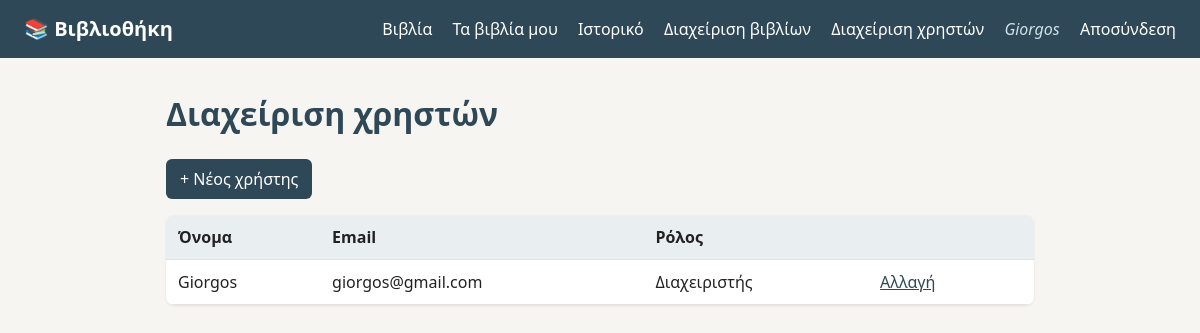
/admin/users (signed in), run on an earlier commit of the app's database.
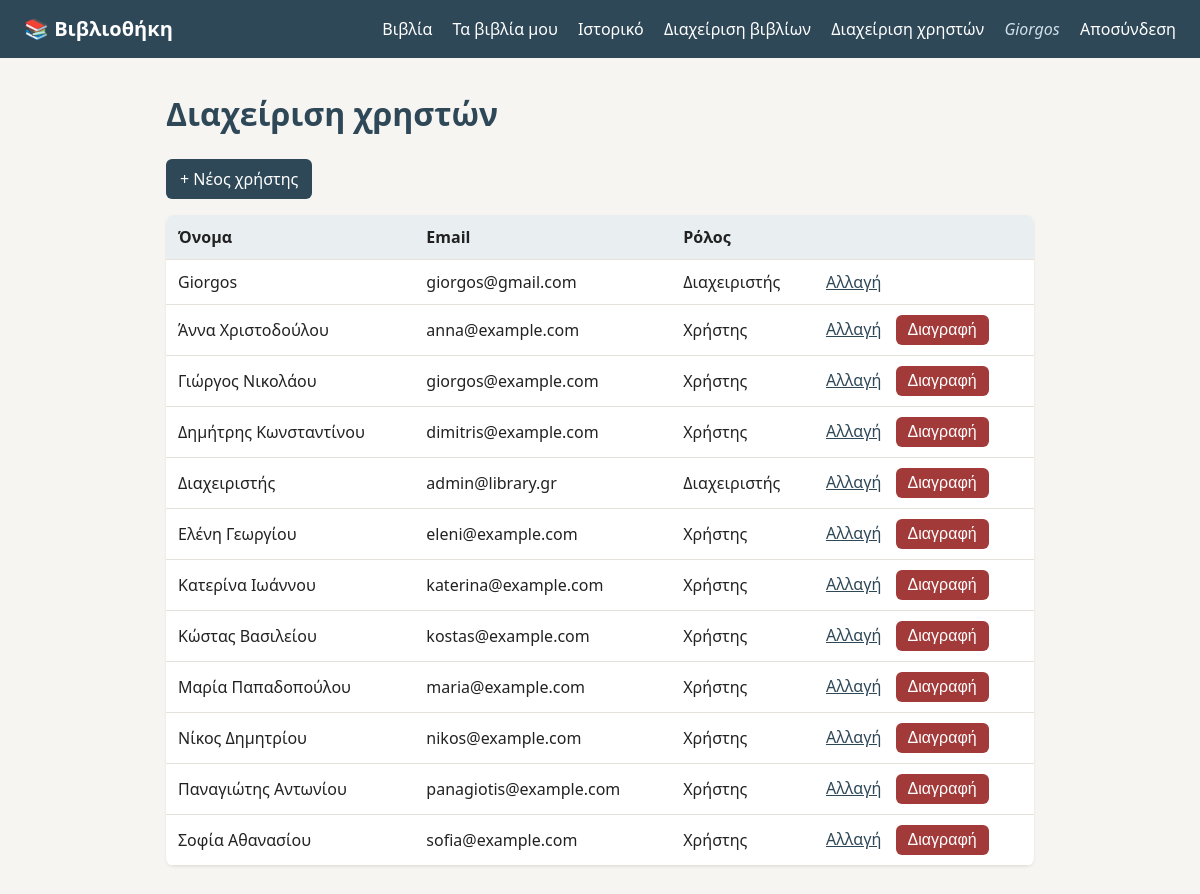
And on a later commit of the database.
### tables this page shows
CREATE TABLE users (
    id            INTEGER PRIMARY KEY AUTOINCREMENT,
    name          TEXT NOT NULL,
    email         TEXT NOT NULL UNIQUE,
    password_hash TEXT NOT NULL,
    role          TEXT NOT NULL DEFAULT 'user'
                  CHECK (role IN ('admin', 'user'))
);

### controllers/admin_controller.py (the view)
@admin.route("/users")
@admin_required
def users():
    all_users = current_app.user_service.list_all()
    return render_template("admin/users.html", users=all_users)

### controllers/auth_controller.py (called while the page is built)
@auth.before_app_request
def load_current_user():
    g.user = None
    user_id = session.get("user_id")
    if user_id is not None:
        try:
            g.user = current_app.user_service.get(user_id)
        except ServiceError:
            session.clear()

### dao/user_dao.py (called while the page is built)
    def get_by_id(self, user_id):
        conn = get_connection(self.db_path)
        row = conn.execute(
            "SELECT * FROM users WHERE id = ?", (user_id,)
        ).fetchone()
        conn.close()
        if row is None:
            return None
        return self._row_to_user(row)

    def get_all(self):
        conn = get_connection(self.db_path)
        rows = conn.execute("SELECT * FROM users ORDER BY name").fetchall()
        conn.close()
        return [self._row_to_user(row) for row in rows]

    def _row_to_user(self, row):
        return User(
            id=row["id"],
            name=row["name"],
            email=row["email"],
            password_hash=row["password_hash"],
            role=row["role"],
        )

### database.py (called while the page is built)
def get_connection(db_path=DB_PATH):
    conn = sqlite3.connect(db_path)
    conn.row_factory = sqlite3.Row
    conn.execute("PRAGMA foreign_keys = ON")
    return conn

### models/user.py (called while the page is built)
    def is_admin(self):
        return self.role == User.ROLE_ADMIN

### services/user_service.py (called while the page is built)
    def list_all(self):
        return self.user_dao.get_all()

    def get(self, user_id):
        user = self.user_dao.get_by_id(user_id)
        if user is None:
            raise ServiceError("Ο χρήστης δεν βρέθηκε.")
        return user

### templates/admin/users.html (shortened to what this page needs)
{% extends "base.html" %}
{% block content %}
    <h1>Διαχείριση χρηστών</h1>
    <p><a class="button-link" href="{{ url_for('admin.new_user') }}">+ Νέος χρήστης</a></p>
    <table>
        <thead>
            <tr>
                <th>Όνομα</th>
                <th>Email</th>
                <th>Ρόλος</th>
                <th></th>
            </tr>
        </thead>
        <tbody>
            {% for user in users %}
                <tr>
                    <td>{{ user.name }}</td>
                    <td>{{ user.email }}</td>
                    <td>{{ "Διαχειριστής" if user.is_admin() else "Χρήστης" }}</td>
                    <td class="actions">
                        <a href="{{ url_for('admin.edit_user', user_id=user.id) }}">Αλλαγή</a>
                        {% if user.id != g.user.id %}
                            <form method="post"
                                  action="{{ url_for('admin.delete_user', user_id=user.id) }}">
                                <button type="submit" class="danger">Διαγραφή</button>
                            </form>
                        {% endif %}
                    </td>
                </tr>
            {% endfor %}
        </tbody>
    </table>
{% endblock %}

### templates/base.html (shortened to what this page needs)
<!doctype html>
<html lang="el">
<head>
    <link rel="stylesheet" href="{{ url_for('static', filename='style.css') }}">
</head>
<body>
    <header>
        <a class="logo" href="{{ url_for('home') }}">📚 Βιβλιοθήκη</a>
        <nav>
            {% if g.user %}
                <a href="{{ url_for('user.books') }}">Βιβλία</a>
                <a href="{{ url_for('user.my_loans') }}">Τα βιβλία μου</a>
                <a href="{{ url_for('user.history') }}">Ιστορικό</a>
                {% if g.user.is_admin() %}
                    <a href="{{ url_for('admin.books') }}">Διαχείριση βιβλίων</a>
                    <a href="{{ url_for('admin.users') }}">Διαχείριση χρηστών</a>
                {% endif %}
                <span class="user-name">{{ g.user.name }}</span>
                <a href="{{ url_for('auth.logout') }}">Αποσύνδεση</a>
            {% else %}
                <a href="{{ url_for('auth.login') }}">Σύνδεση</a>
                <a href="{{ url_for('auth.register') }}">Εγγραφή</a>
            {% endif %}
        </nav>
    </header>
    <main>
        {% block content %}{% endblock %}
    </main>
</body>
</html>

### static/style.css (style rules this page uses)
:root { --primary: #2f4858; --primary-light: #3e5f74; --background: #f6f5f2; --card: #ffffff; --text: #222222; --muted: #6b6b6b; --border: #e5e2dc; --success-bg: #dff3e4; --success-text: #1d5e2f; --error-bg: #fbe3e3; --error-text: #8a1c1c; --danger: #a33a3a; --danger-light: #c04848; }
* { box-sizing: border-box; }
body { font-family: system-ui, sans-serif; margin: 0; background: var(--background); color: var(--text); line-height: 1.5; }
main { max-width: 900px; margin: 32px auto; padding: 0 16px; }
h1 { margin-top: 0; color: var(--primary); }
a { color: var(--primary); }
header { display: flex; flex-wrap: wrap; justify-content: space-between; align-items: center; gap: 8px; padding: 14px 24px; background: var(--primary); }
header a { color: white; text-decoration: none; margin-left: 16px; }
header .logo { font-weight: bold; font-size: 1.25em; margin-left: 0; }
header .user-name { color: #cfe0ea; margin-left: 16px; font-style: italic; }
form { display: flex; flex-direction: column; gap: 6px; max-width: 380px; }
button { margin-top: 16px; padding: 10px; border: none; border-radius: 6px; background: var(--primary); color: white; font-size: 1em; cursor: pointer; }
button.danger { background: var(--danger); }
.button-link { display: inline-block; padding: 8px 14px; border-radius: 6px; background: var(--primary); color: white; text-decoration: none; }
table { width: 100%; border-collapse: collapse; background: var(--card); border-radius: 8px; overflow: hidden; box-shadow: 0 1px 3px rgba(0, 0, 0, 0.08); }
th, td { text-align: left; padding: 10px 12px; border-bottom: 1px solid var(--border); }
th { background: #e9eef1; }
td form { display: inline; }
td button { margin-top: 0; padding: 6px 12px; }
td.actions { white-space: nowrap; }
td.actions a { margin-right: 10px; }

What changed in the data, as far as the page shows it:
added users: name "Άννα Χριστοδούλου", email "anna@example.com", value "Χρήστης"
added users: name "Γιώργος Νικολάου", email "giorgos@example.com", value "Χρήστης"
added users: name "Δημήτρης Κωνσταντίνου", email "dimitris@example.com", value "Χρήστης"
added users: name "Διαχειριστής", email "admin@library.gr"
added users: name "Ελένη Γεωργίου", email "eleni@example.com", value "Χρήστης"
added users: name "Κατερίνα Ιωάννου", email "katerina@example.com", value "Χρήστης"
added users: name "Κώστας Βασιλείου", email "kostas@example.com", value "Χρήστης"
added users: name "Μαρία Παπαδοπούλου", email "maria@example.com", value "Χρήστης"
added users: name "Νίκος Δημητρίου", email "nikos@example.com", value "Χρήστης"
added users: name "Παναγιώτης Αντωνίου", email "panagiotis@example.com", value "Χρήστης"
added users: name "Σοφία Αθανασίου", email "sofia@example.com", value "Χρήστης"
